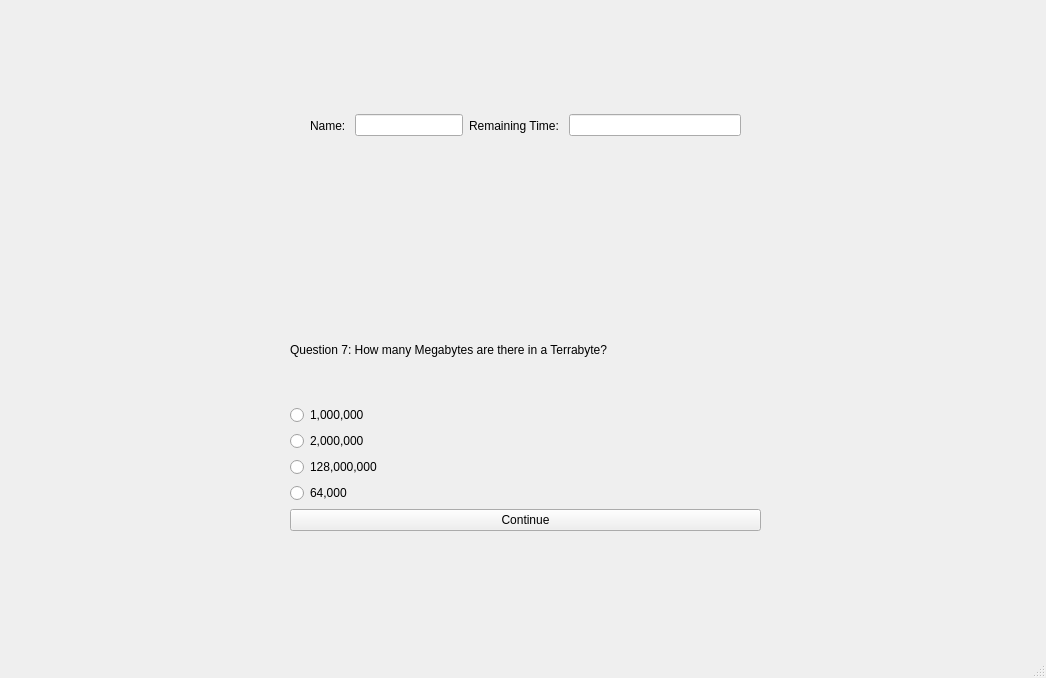
<?xml version="1.0" encoding="UTF-8"?>
<ui version="4.0">
 <class>ques7</class>
 <widget class="QMainWindow" name="ques7">
  <property name="geometry">
   <rect>
    <x>0</x>
    <y>0</y>
    <width>1046</width>
    <height>678</height>
   </rect>
  </property>
  <property name="windowTitle">
   <string>Question 7</string>
  </property>
  <widget class="QWidget" name="centralwidget">
   <widget class="QWidget" name="verticalLayoutWidget">
    <property name="geometry">
     <rect>
      <x>290</x>
      <y>300</y>
      <width>471</width>
      <height>231</height>
     </rect>
    </property>
    <layout class="QVBoxLayout" name="verticalLayout">
     <item>
      <widget class="QLabel" name="label">
       <property name="text">
        <string>Question 7: How many Megabytes are there in a Terrabyte?</string>
       </property>
      </widget>
     </item>
     <item>
      <widget class="QRadioButton" name="R1">
       <property name="text">
        <string>1,000,000</string>
       </property>
      </widget>
     </item>
     <item>
      <widget class="QRadioButton" name="R2">
       <property name="text">
        <string>2,000,000</string>
       </property>
      </widget>
     </item>
     <item>
      <widget class="QRadioButton" name="R3">
       <property name="text">
        <string>128,000,000</string>
       </property>
      </widget>
     </item>
     <item>
      <widget class="QRadioButton" name="R4">
       <property name="text">
        <string>64,000</string>
       </property>
      </widget>
     </item>
     <item>
      <widget class="QPushButton" name="B1">
       <property name="text">
        <string>Continue</string>
       </property>
      </widget>
     </item>
    </layout>
   </widget>
   <widget class="QWidget" name="horizontalLayoutWidget">
    <property name="geometry">
     <rect>
      <x>310</x>
      <y>70</y>
      <width>431</width>
      <height>111</height>
     </rect>
    </property>
    <layout class="QHBoxLayout" name="horizontalLayout">
     <item>
      <widget class="QLabel" name="label_3">
       <property name="text">
        <string>Name: </string>
       </property>
      </widget>
     </item>
     <item>
      <widget class="QLineEdit" name="T1">
       <property name="sizePolicy">
        <sizepolicy hsizetype="Preferred" vsizetype="Fixed">
         <horstretch>0</horstretch>
         <verstretch>0</verstretch>
        </sizepolicy>
       </property>
      </widget>
     </item>
     <item>
      <widget class="QLabel" name="label_4">
       <property name="text">
        <string>Remaining Time: </string>
       </property>
      </widget>
     </item>
     <item>
      <widget class="QLineEdit" name="T2"/>
     </item>
    </layout>
   </widget>
  </widget>
  <widget class="QMenuBar" name="menubar">
   <property name="geometry">
    <rect>
     <x>0</x>
     <y>0</y>
     <width>1046</width>
     <height>26</height>
    </rect>
   </property>
  </widget>
  <widget class="QStatusBar" name="statusbar"/>
 </widget>
 <resources/>
 <connections/>
</ui>
